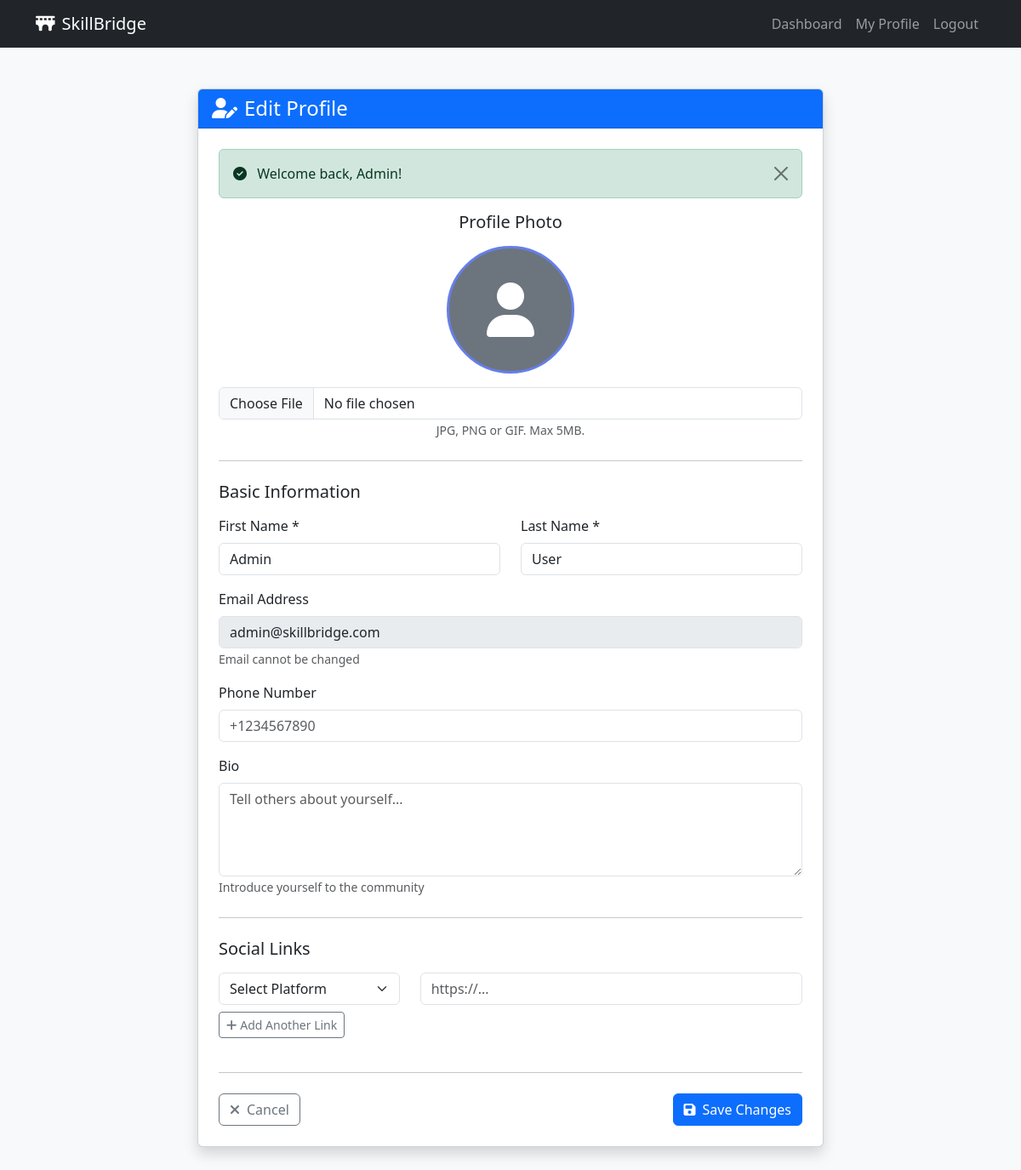
The page /edit-profile.php (signed in) on the database its author committed.
### tables this page shows
CREATE TABLE users (
    user_id INT PRIMARY KEY AUTO_INCREMENT,
    email VARCHAR(255) UNIQUE NOT NULL,
    password_hash VARCHAR(255) NOT NULL,
    first_name VARCHAR(100) NOT NULL,
    last_name VARCHAR(100) NOT NULL,
    user_type ENUM('learner', 'tutor', 'both') DEFAULT 'learner',
    is_verified BOOLEAN DEFAULT FALSE,
    profile_photo VARCHAR(255) DEFAULT NULL,
    bio TEXT,
    phone VARCHAR(20),
    created_at TIMESTAMP DEFAULT CURRENT_TIMESTAMP,
    updated_at TIMESTAMP DEFAULT CURRENT_TIMESTAMP ON UPDATE CURRENT_TIMESTAMP,
    last_login TIMESTAMP NULL,
    is_active BOOLEAN DEFAULT TRUE,
    INDEX idx_email (email),
    INDEX idx_user_type (user_type),
    INDEX idx_is_verified (is_verified)
);

### config.php (called while the page is built, shortened)
<?php
function escape($string) {
    return htmlspecialchars($string, ENT_QUOTES, 'UTF-8');
}
function getFlashMessage() {
    if (isset($_SESSION['flash_message'])) {
        $message = $_SESSION['flash_message'];
        return $message;
    }
    return null;
}
?>

### edit-profile.php (the view, shortened to what this page needs)
<?php
require_once 'config.php';
$userId = $_SESSION['user_id'];
try {
    $db = getDB();
    $stmt = $db->prepare("SELECT * FROM users WHERE user_id = ?");
    $stmt->execute([$userId]);
    $user = $stmt->fetch();
} catch (PDOException $e) {
    error_log("Profile Load Error: " . $e->getMessage());
    setFlashMessage('error', 'Error loading profile.');
    redirect('dashboard.php');
}
$flashMessage = getFlashMessage();
?>
<!DOCTYPE html>
<html lang="en">
<head>
    <link href="https://cdn.jsdelivr.net/npm/bootstrap@5.3.0/dist/css/bootstrap.min.css" rel="stylesheet">
    <link rel="stylesheet" href="https://cdnjs.cloudflare.com/ajax/libs/font-awesome/6.4.0/css/all.min.css">
</head>
<body class="bg-light">
    <nav class="navbar navbar-expand-lg navbar-dark bg-dark">
        <div class="container">
            <a class="navbar-brand" href="index.php">
                <i class="fas fa-bridge me-2"></i><?php echo SITE_NAME; ?>
            </a>
            <div class="navbar-nav ms-auto">
                <a class="nav-link" href="dashboard.php">Dashboard</a>
                <a class="nav-link" href="profile.php">My Profile</a>
                <a class="nav-link" href="logout.php">Logout</a>
            </div>
        </div>
    </nav>
    <div class="container my-5">
        <div class="row">
            <div class="col-lg-8 mx-auto">
                <div class="card shadow">
                    <div class="card-header bg-primary text-white">
                        <h4 class="mb-0"><i class="fas fa-user-edit me-2"></i>Edit Profile</h4>
                    </div>
                    <div class="card-body p-4">
                        <?php if ($flashMessage): ?>
                            <div class="alert alert-<?php echo $flashMessage['type']; ?> alert-dismissible fade show">
                                <i class="fas fa-<?php echo $flashMessage['type'] === 'success' ? 'check-circle' : 'exclamation-triangle'; ?> me-2"></i>
                                <?php echo escape($flashMessage['message']); ?>
                                <button type="button" class="btn-close" data-bs-dismiss="alert"></button>
                            </div>
                        <?php endif; ?>
                        <form method="POST" enctype="multipart/form-data">
                            <div class="text-center mb-4">
                                <h5 class="mb-3">Profile Photo</h5>
                                <?php if ($user['profile_photo']): ?>
                                    <img src="<?php echo escape($user['profile_photo']); ?>"
                                         class="profile-photo-preview mb-3" id="photoPreview" alt="Profile">
                                    <div class="mt-2 mb-3">
                                        <a href="edit-profile.php?delete_photo=1"
                                           class="btn btn-danger btn-sm"
                                           onclick="return confirm('Are you sure you want to remove your profile photo?')">
                                            <i class="fas fa-trash me-1"></i>Remove Photo
                                        </a>
                                    </div>
                                <?php else: ?>
                                    <div class="profile-photo-preview bg-secondary d-inline-flex align-items-center justify-content-center mb-3" id="photoPreview">
                                        <i class="fas fa-user fa-4x text-white"></i>
                                    </div>
                                <?php endif; ?>
                                <div>
                                    <input type="file" class="form-control" id="profile_photo"
                                           name="profile_photo" accept="image/*">
                                    <small class="text-muted">JPG, PNG or GIF. Max 5MB.</small>
                                </div>
                            </div>
                            <hr class="my-4">
                            <h5 class="mb-3">Basic Information</h5>
                            <div class="row mb-3">
                                <div class="col-md-6">
                                    <label for="first_name" class="form-label">First Name *</label>
                                    <input type="text" class="form-control" id="first_name"
                                           name="first_name" value="<?php echo escape($user['first_name']); ?>" required>
                                </div>
                                <div class="col-md-6">
                                    <label for="last_name" class="form-label">Last Name *</label>
                                    <input type="text" class="form-control" id="last_name"
                                           name="last_name" value="<?php echo escape($user['last_name']); ?>" required>
                                </div>
                            </div>
                            <div class="mb-3">
                                <label for="email" class="form-label">Email Address</label>
                                <input type="email" class="form-control" value="<?php echo escape($user['email']); ?>" disabled>
                                <small class="text-muted">Email cannot be changed</small>
                            </div>
                            <div class="mb-3">
                                <label for="phone" class="form-label">Phone Number</label>
                                <input type="tel" class="form-control" id="phone"
                                       name="phone" value="<?php echo escape($user['phone'] ?? ''); ?>"
                                       placeholder="+1234567890">
                            </div>
                            <div class="mb-3">
                                <label for="bio" class="form-label">Bio</label>
                                <textarea class="form-control" id="bio" name="bio" rows="4"
                                          placeholder="Tell others about yourself..."><?php echo escape($user['bio'] ?? ''); ?></textarea>
                                <small class="text-muted">Introduce yourself to the community</small>
                            </div>
                            <hr class="my-4">
                            <h5 class="mb-3">Social Links</h5>
                            <div id="socialLinks">
                                <div class="row mb-2">
                                    <div class="col-md-4">
                                        <select class="form-select" name="social_platform[]">
                                            <option value="">Select Platform</option>
                                        </select>
                                    </div>
                                    <div class="col-md-8">
                                        <input type="url" class="form-control" name="social_url[]"
                                               placeholder="https://...">
                                    </div>
                                </div>
                            </div>
                            <button type="button" class="btn btn-sm btn-outline-secondary mb-3" onclick="addSocialLink()">
                                <i class="fas fa-plus me-1"></i>Add Another Link
                            </button>
                            <hr class="my-4">
                            <div class="d-flex justify-content-between">
                                <a href="profile.php" class="btn btn-outline-secondary">
                                    <i class="fas fa-times me-2"></i>Cancel
                                </a>
                                <button type="submit" class="btn btn-primary">
                                    <i class="fas fa-save me-2"></i>Save Changes
                                </button>
                            </div>
                        </form>
                    </div>
                </div>
            </div>
        </div>
    </div>
</body>
</html>

### edit-profile.php (style rules this page uses)
.profile-photo-preview { width: 150px; height: 150px; border-radius: 50%; object-fit: cover; border: 3px solid #667eea; }

### rows shown on the page
users: first_name "Admin", last_name "User", email "admin@skillbridge.com"

### other values the page prints
SITE_NAME "SkillBridge"
$flashMessage['message'] "Welcome back, Admin!"
